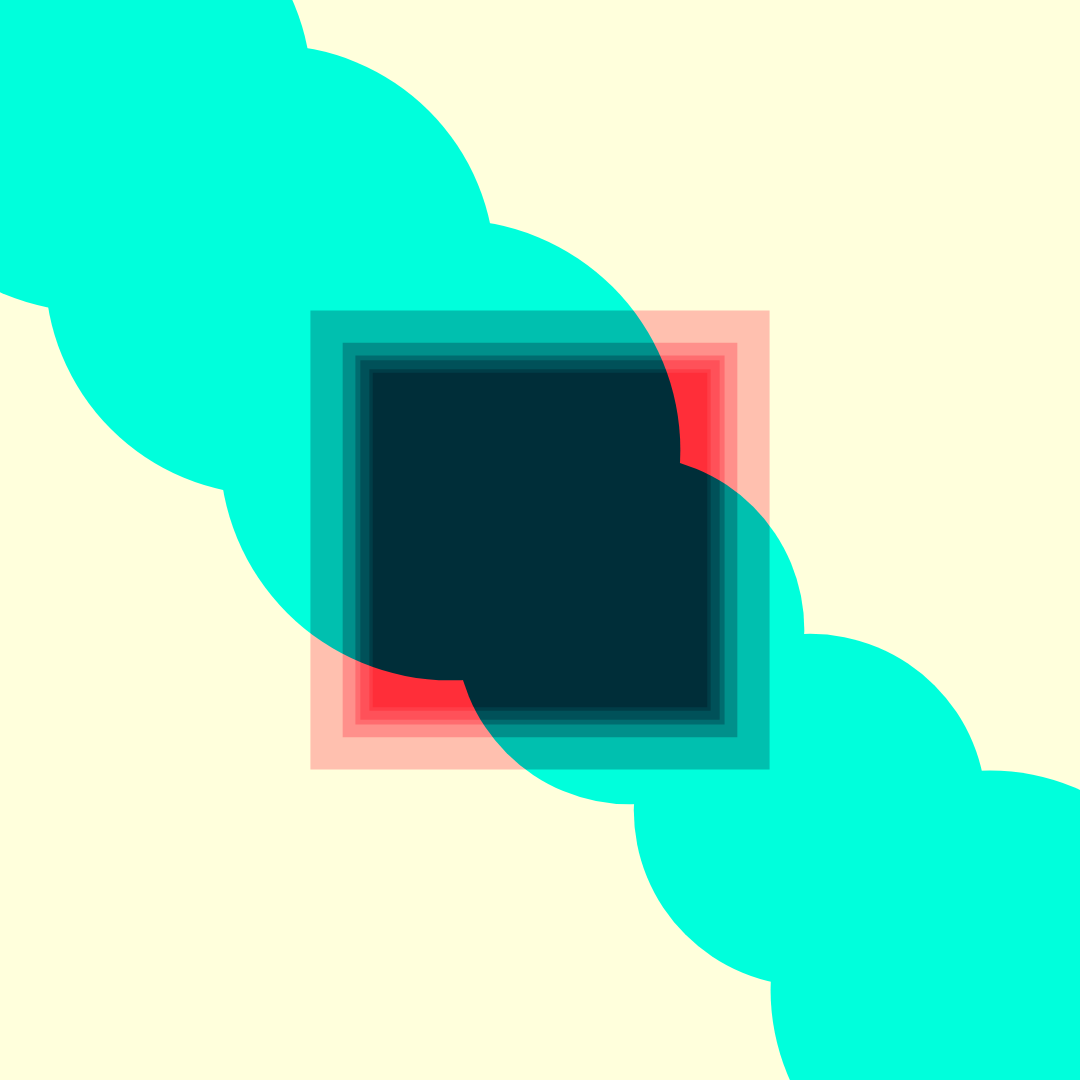
Frame 1 (no input)
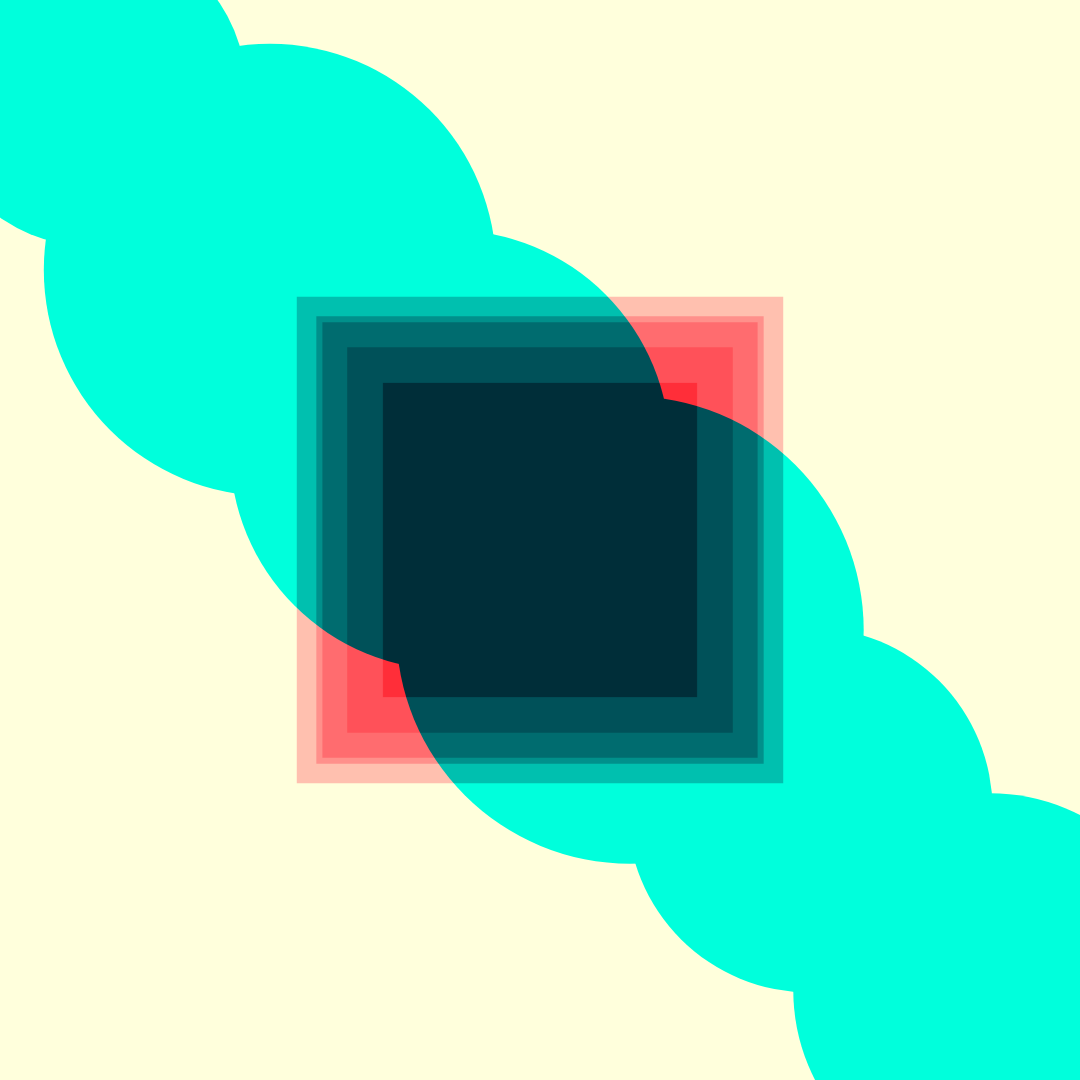
Frame 2 (the mouse pressed at the canvas centre, redrawn once)

The p5.js sketch that drew these frames (run headless with seeded random() and noise() and a simulated clock; the mouse was pressed at the canvas centre and the sketch redrawn once):

// p5.js sketch
// ── sketch.js
const GRID = 6;
const CELL = 1080 / GRID;
//1080 / 2 = 540


function setup() {
  createCanvas(1080, 1080);
  noStroke();
  noLoop();
}

function draw() {

  background(2255,255,220);

   for (let gy = 0; gy < GRID; gy++) {
    console.log('gy = ' + gy);
    const cy = gy * CELL + CELL / 2;
    // = 0 * 540 + 540 /2
    // 0 +270
    // cy = 270

  push();
  blendMode(MULTIPLY);
  fill('cyan');
  circle(cy, cy, random(300,500));
  pop();

  push();
  blendMode(MULTIPLY);
  translate(width/2, height/2);
  fill('pink');
  rectMode(CENTER);
  const sz = random(300,500);
  rect(0, 0, sz, sz);
  pop();
}
}
